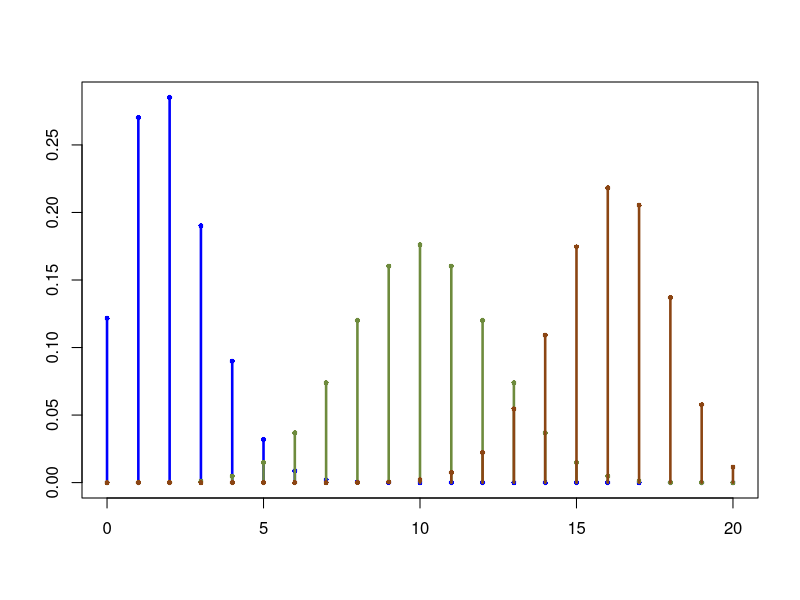

Write R code to recreate this figure.
# Plot the PDF
y1 = dbinom(0:20, 20, 0.1)
y2 = dbinom(0:20, 20, 0.5)
y3 = dbinom(0:20, 20, 0.8)

plot(y1~c(0:20), col = "blue", type = "h", lwd = 2.5, ylab = "", xlab = "")
points(y1~c(0:20), col = "blue", type = "p", pch = 20, lwd = 0.1, ylim = c(0, 0.3))
lines(y2~c(0:20), col = "darkolivegreen4", type = "h", lwd = 2.5, ylab = "", xlab = "")
points(y2~c(0:20), col = "darkolivegreen4", type = "p", pch = 20, lwd = 0.1, ylim = c(0, 
                                                                              0.3))
lines(y3~c(0:20), col = "chocolate4", type = "h", lwd = 2.5, ylab = "", xlab = "")
points(y3~c(0:20), col = "chocolate4", type = "p", pch = 20, lwd = 0.1, ylim = c(0, 0.3))
